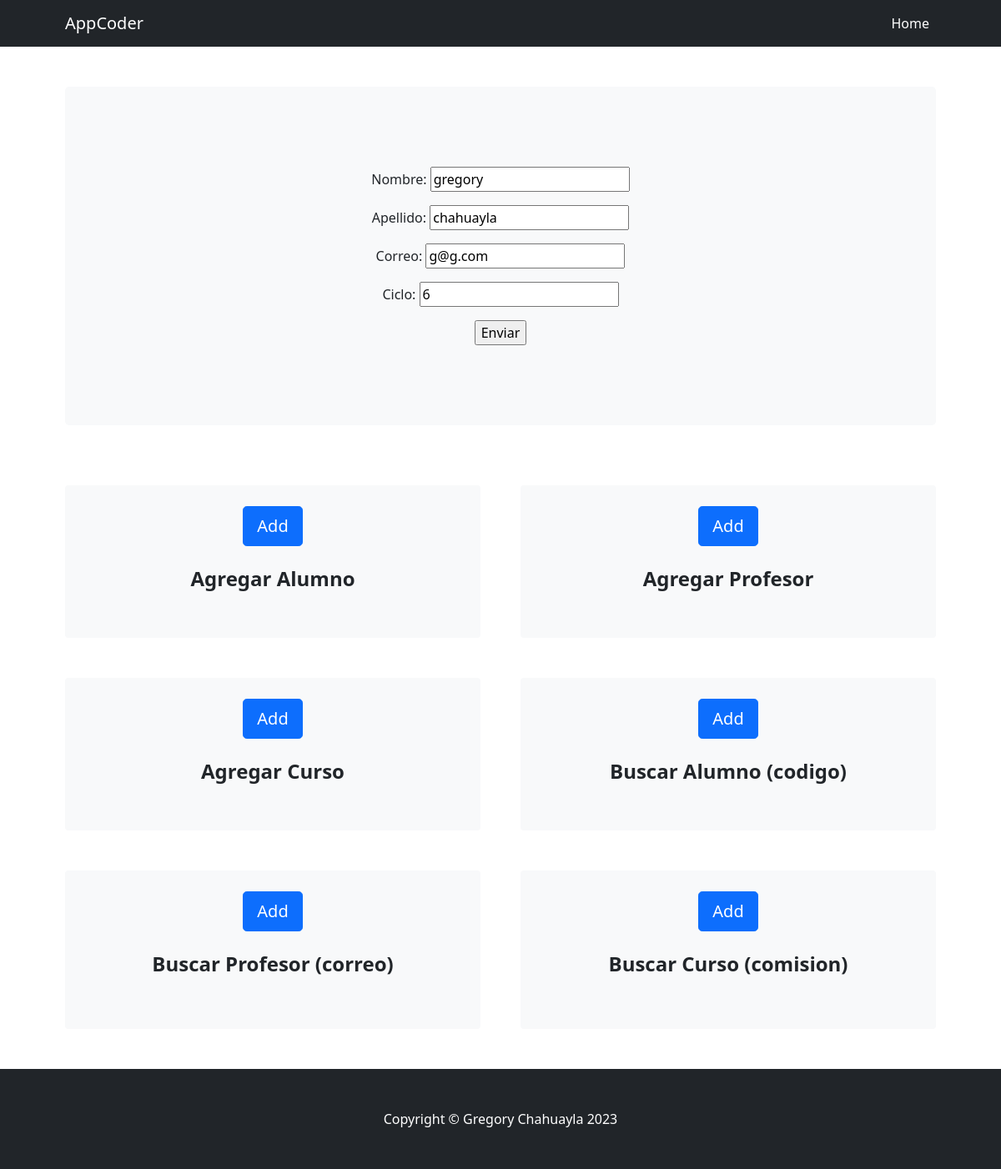
The app's page /AppCoder/edit_alum/gregory/ with its own data.
### AppCoder/models.py (models this page shows)
class Estudiante(models.Model):
    nombre = models.CharField(max_length=40)
    apellido = models.CharField(max_length=50)
    correo = models.EmailField(max_length=254)
    ciclo = models.IntegerField(default=0)

### AppCoder/views.py (the view)
# urls.py: path('edit_alum/<alumno_nombre>/', editar_alum, name="editar_alum"),
def editar_alum(request, alumno_nombre):
    alumno_elegido = Estudiante.objects.get(nombre=alumno_nombre)
    if request.method == 'POST':
        miForm = EstudianteForm(request.POST)
        if miForm.is_valid():
            infoDic = miForm.cleaned_data
            alumno_elegido.nombre = infoDic["nombre"]
            alumno_elegido.apellido = infoDic["apellido"]
            alumno_elegido.correo = infoDic["correo"]
            alumno_elegido.ciclo = infoDic["ciclo"]
            alumno_elegido.save()
            return render(request, "AppCoder/inicio.html")
    else:
        miForm = EstudianteForm(initial={"nombre": alumno_elegido.nombre,
                                         "apellido": alumno_elegido.apellido,
                                         "correo": alumno_elegido.correo,
                                         "ciclo": alumno_elegido.ciclo})
    return render(request, "AppCoder/edit_alum.html", {"form_alumno": miForm})

### AppCoder/forms.py
class EstudianteForm(forms.Form):
    nombre = forms.CharField()
    apellido = forms.CharField()
    correo = forms.EmailField()
    ciclo = forms.IntegerField()

### AppCoder/templates/AppCoder/edit_alum.html
{% extends "AppCoder/inicio.html" %}
{% block formulario %}
<form action="" method="POST"> {% csrf_token %}
    {{form_alumno.as_p}}
    <input type="submit" value="Enviar">
</form>
{% endblock %}

### records on screen
Estudiante: nombre "gregory", apellido "chahuayla", correo "g@g.com", ciclo "6"
